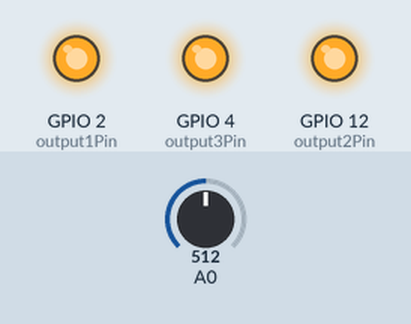
Simulated run of this sketch. Board: ESP8266 (Wemos D1 mini). Parts: output pins drawn as LEDs (lit = HIGH). The inputs (shaded band) are chosen by the test bench; at power-on: A0 = 512. WiFi joins after 1.5 s; servers stay silent unless stated; what the sketch prints to the serial monitor is not drawn.

Above: at 1.8 s.
1.9 s: A0 set to 900
At 2.8 s:
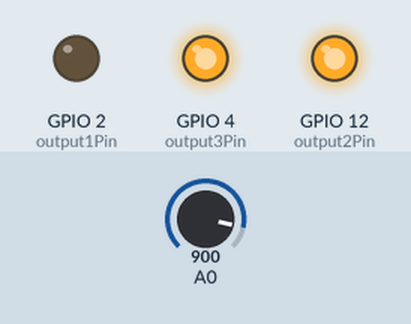
Timing chart, 0 to 4.9 s (numbered marks = the images above; inputs shaded):
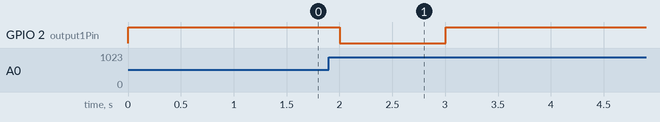

The sketch:

BMS_4_WeMos.ino
```cpp
/**
 * Author: Zheping.Li
 * Create Date:2023-03-13
 * Modify Date:2023-03-13
 * Target: 48v蓄电池组分4个独立控制子系统，每个子系统含：主蓄电池、备蓄电池、arduino、电压传感器、5v继电器(10A)、12v大功率继电器(30A)、连接线等。
 * Feature 1:
 * 1.使用了电压传感器 voltage sensor，每秒测试一次电压；
 * 2.默认初始状态是仅对主电池充电，为状态0；当主电池电压大于14.2v时，就启动对应的一个备用电池连接，对应的备用电池分流充电，进入状态1（充电分流模式）；
 * 3.状态1时，太阳能供电电压如果下降到12.1v以下，说明供电不足，立即切换到状态0；
 * 4.状态1时，电压在12.1~13.6之间，则启动延时计数，计到30次才切换回状态0；
 * 5.状态0时，电压低于11.8v进入状态2（放电补偿模式）；
 * 6.状态2时，电压>13.6v时，立即切换回状态0
 * 7.状态2时，电压在12.1~13.6之间，则启动延时计数，计到30次才切换回状态0；
 *
 * Feature 2:
 * 连接wifi，通过UDP向局域网内某个linux主机上报实时电压以及状态。带wifi功能的Arduino，会主动连接一个SSID，向指定服务器的udp端口上报当前的电压
 *
 * Notice:
 * 1.某款D1的wifi模块有点问题，连接速度特别慢，需要延长时间到1分钟左右才可以连接上，而且只能连接Tenda那个路由器(channel)，查找路由SSID时也特别慢，所以该程序调整为3秒一个循环。
 * 2.WeMos板子的问题，无法支持4路继电器，最后试验结果是使用D4、D2、D10、D14四个接口来控制，其中D4对应1号位继电器，其余的（D2、D10、D14）依赖D2接口的设备信号。
 *   2-->D4, 12-->D2，4-->D10,D14；
 * 3.Arduino上连接的中间继电器是4路低电平触发。
 */
#include <ESP8266WiFi.h>
//#include <ESP8266WiFiMulti.h>
#include <WiFiUdp.h>

#ifndef STASSID
#define STASSID "mySSID"
#define STAPSK  "12345678"
#endif

const char* ssid     = STASSID;
const char* password = STAPSK;

const char* host = "172.18.8.97";
const uint16_t port = 8048;
const char* myName = "BMS_4";
const int resetPerSecond = 1800;//对其它3块开发板重启的时间，每隔这么多秒就重启一次。

//ESP8266WiFiMulti WiFiMulti;
WiFiUDP Udp;

int output1Pin = 2;
int output2Pin = 12;
int output3Pin = 4;
int solarState = 0;//默认状态，对主电瓶正常充放电
int lowVolCount = 0;//低电压告警延时计数
int timeCount = 0;
int wifiState = 0;//0未连接，1正在连接，2已连接成功
int wifiCount = 0;//尝试连接wifi的次数
int ledOnOff = 0;//板载led灯的亮灭控制参数。

// the setup routine runs once when you press reset:
void setup() {
    // initialize serial communication at 9600 bits per second:
    Serial.begin(115200);
    // pinMode(LED_BUILTIN, OUTPUT);//LED_BUILTIN equals 2;
    pinMode(output1Pin, OUTPUT);
    pinMode(output2Pin, OUTPUT);
    pinMode(output3Pin, OUTPUT);
    digitalWrite(output1Pin, LOW);
    digitalWrite(output2Pin, HIGH);
    digitalWrite(output3Pin, HIGH);

    WiFi.mode(WIFI_STA);
}
void connectWifi(){
    if(wifiState == 0){
        // We start by connecting to a WiFi network
        WiFi.begin(STASSID, STAPSK);//WiFiMulti.addAP(ssid, password);
        wifiState = 1;
        wifiCount = 0;
        Serial.println();
        Serial.printf("正在连接Wifi:%s…",STASSID);
        ledOnOff = 2;
    }else if(wifiState == 1){
        if(WiFi.status() == WL_CONNECTED){//连接成功
            Serial.printf("连接成功，建立连接耗时%d秒\r\n", wifiCount);
            ledOnOff = 3;
            wifiState = 2;
            wifiCount = 0;
        }else{
            if(wifiCount++ > 156){
                Serial.printf("Wifi连接失败！%d\r 尝试%d秒。\r\n", WiFi.status(), wifiCount);
                ledOnOff = 2;
                wifiState = 0;
                WiFi.disconnect();
                wifiCount = 0;
            }else{
                Serial.print("connecting... ");
            }
        }
    }else{// ==2
        if(WiFi.status() != WL_CONNECTED){
            Serial.print("Wifi连接断开！稍后自动重试");
            ledOnOff = 3;
            wifiState = 0;
            WiFi.disconnect();
            wifiCount = 0;
        }
    }

    if(ledOnOff-- > 0){
        // digitalWrite(LED_BUILTIN, HIGH);
    }else{
        // digitalWrite(LED_BUILTIN, LOW);
        ledOnOff = 1;
    }

}

// the loop routine runs over and over again forever:
void loop() {
  // read the input on analog pin 0:
  int sensorValue = analogRead(A0);
  // Convert the analog reading (which goes from 0 - 1023) to a voltage (0 - 5V):
  float voltage = sensorValue * (5.0 / 1023.0) * 3.22;
  // print out the value you read:
  Serial.printf("\r\nvoltage: %f,",voltage);

  switch(solarState){
    case 0:
        if(voltage > 14.1){
          solarState = 1;
          digitalWrite(output1Pin, HIGH);
          lowVolCount = 0;
        }else if(voltage < 11.9){
          solarState = 2;
          digitalWrite(output1Pin, HIGH);
          lowVolCount = 0;
        }
        break;
    case 1://备用电池分流
        if(voltage > 13.6){
          lowVolCount = 0;
        }else if(voltage < 12.1){//disconnect immediately
          solarState = 0;
          digitalWrite(output1Pin, LOW);
          lowVolCount = 0;
        }else{//12.1~13.6
          int chargeSeconds = 0;
          chargeSeconds = (int)(30-(13.6-voltage)*20);
          if(lowVolCount++ > chargeSeconds){
            solarState = 0;
            digitalWrite(output1Pin, LOW);
            lowVolCount = 0;
          }
        }
        break;
    case 2://备用电池补偿供电
        if(voltage < 12.1){
          lowVolCount = 0;
        }else if(voltage > 13.6){//disconnect immediately
          solarState = 0;
          digitalWrite(output1Pin, LOW);
          lowVolCount = 0;
        }else{//12.1~13.6
          int chargeSeconds = 0;
          chargeSeconds = (int)((13.6-voltage)*20-0);
          if(lowVolCount++ > chargeSeconds){
            solarState = 0;
            digitalWrite(output1Pin, LOW);
            lowVolCount = 0;
          }
        }
        break;
  }
  Serial.printf("ChargeState: %d\n",solarState);

  if(timeCount++ > resetPerSecond){
    digitalWrite(output2Pin, LOW);
    digitalWrite(output3Pin, LOW);
    if(timeCount > resetPerSecond+3){
      digitalWrite(output2Pin, HIGH);
      digitalWrite(output3Pin, HIGH);
      timeCount = 0;
    }
  }

//以下这段为测试低电平触发器的工作状态
  // if(timeCount % 5 == 0){
  //   digitalWrite(output1Pin, LOW);
  // }else if((timeCount-1) % 5 == 0){
  //   digitalWrite(output1Pin, HIGH);
  //   digitalWrite(output2Pin, LOW);
  // }else if((timeCount-2) % 5 == 0){
  //   digitalWrite(output2Pin, HIGH);
  //   digitalWrite(output3Pin, LOW);
  // }else if((timeCount-3) % 5 == 0){
  //   digitalWrite(output3Pin, HIGH);
  // }

  if(timeCount % 3 == 0 && wifiState == 2 && WiFi.status() == WL_CONNECTED){
    //  WiFiClient client;client.connect(host, port);client.println("");
    if (!Udp.beginPacket(host, port)) {
      Serial.println("connection failed");
    }else{
      String infoJson = "{name:\""+ String(myName) +"\",voltage:"+ String(voltage) +", state:"+solarState+"}\r\n";
      char  sendPacket[] = {"\0"};
      strcpy(sendPacket,infoJson.c_str());
      Udp.write(sendPacket);
      Udp.endPacket();
      //read back one line from server
    }

    //String line = client.readStringUntil('\r');
//    char incomingPacket[256];
//    int len = Udp.read(incomingPacket, 255);
//    if(len > 0){
//      incomingPacket[len] = '\0';
//      Serial.println("receiving from remote server");
//      Serial.printf("UDP packet contents: %s\n", incomingPacket);
//    }
    }

    delay(1000);
    connectWifi();
}
```

Measured:
- after the input at 1.9 s, GPIO 2 (output1Pin): HIGH → LOW after 0.10 s, → HIGH 1.0 s later
